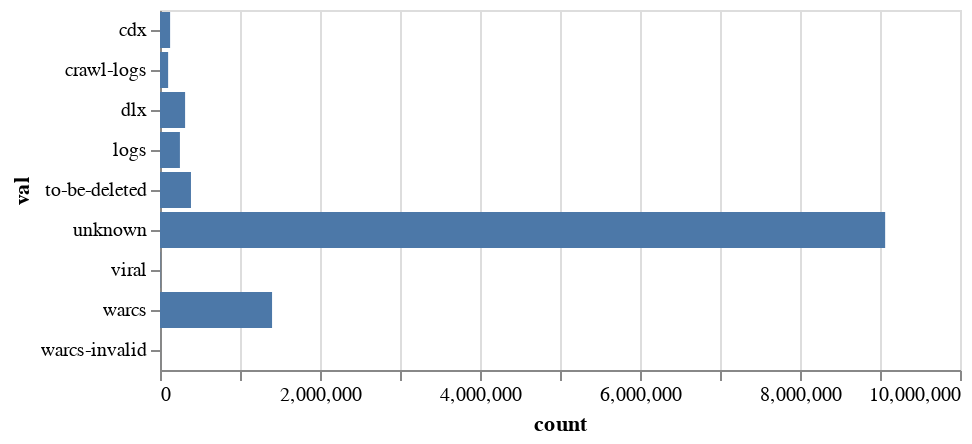

The cell this chart's notebook holds for it:
### Code cell
import altair as alt

alt.Chart(df).mark_bar().encode(
    x='count',
    y='val',
    tooltip=['val', 'count']
).interactive()

### Figure 1 — Vega-Lite specification as saved in the notebook (floating-point values rounded to 4 significant figures)
{"config": {"view": {"continuousWidth": 400, "continuousHeight": 300}}, "data": {"name": "data-9846c70d9d32d70a4f4adb8017900755"}, "mark": "bar", "encoding": {"tooltip": [{"type": "nominal", "field": "val"}, {"type": "quantitative", "field": "count"}], "x": {"type": "quantitative", "field": "count"}, "y": {"type": "nominal", "field": "val"}}, "selection": {"selector001": {"type": "interval", "bind": "scales", "encodings": ["x", "y"]}}, "$schema": "https://vega.github.io/schema/vega-lite/v4.8.1.json", "datasets": {"data-9846c70d9d32d70a4f4adb8017900755": [{"val": "unknown", "count": 9064407}, {"val": "warcs", "count": 1400737}, {"val": "to-be-deleted", "count": 387082}, {"val": "dlx", "count": 313695}, {"val": "logs", "count": 248955}, {"val": "cdx", "count": 126382}, {"val": "crawl-logs", "count": 101637}, {"val": "viral", "count": 4102}, {"val": "warcs-invalid", "count": 234}]}}
